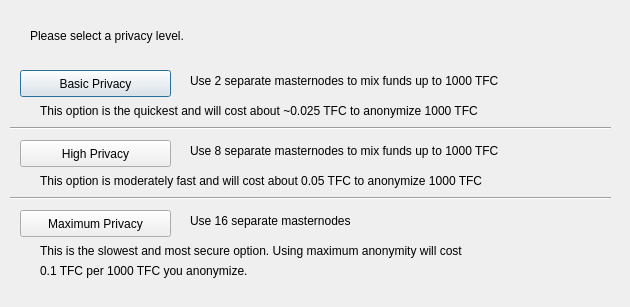
<?xml version="1.0" encoding="UTF-8"?>
<ui version="4.0">
 <class>DarksendConfig</class>
 <widget class="QDialog" name="DarksendConfig">
  <property name="geometry">
   <rect>
    <x>0</x>
    <y>0</y>
    <width>630</width>
    <height>307</height>
   </rect>
  </property>
  <property name="windowTitle">
   <string>Configure Darksend</string>
  </property>
  <widget class="QPushButton" name="buttonBasic">
   <property name="geometry">
    <rect>
     <x>20</x>
     <y>70</y>
     <width>151</width>
     <height>27</height>
    </rect>
   </property>
   <property name="text">
    <string>Basic Privacy</string>
   </property>
  </widget>
  <widget class="QPushButton" name="buttonHigh">
   <property name="geometry">
    <rect>
     <x>20</x>
     <y>140</y>
     <width>151</width>
     <height>27</height>
    </rect>
   </property>
   <property name="text">
    <string>High Privacy</string>
   </property>
  </widget>
  <widget class="QPushButton" name="buttonMax">
   <property name="geometry">
    <rect>
     <x>20</x>
     <y>210</y>
     <width>151</width>
     <height>27</height>
    </rect>
   </property>
   <property name="text">
    <string>Maximum Privacy</string>
   </property>
  </widget>
  <widget class="QLabel" name="label">
   <property name="geometry">
    <rect>
     <x>30</x>
     <y>20</y>
     <width>571</width>
     <height>31</height>
    </rect>
   </property>
   <property name="text">
    <string>Please select a privacy level.</string>
   </property>
  </widget>
  <widget class="QLabel" name="label_2">
   <property name="geometry">
    <rect>
     <x>190</x>
     <y>70</y>
     <width>421</width>
     <height>21</height>
    </rect>
   </property>
   <property name="text">
    <string>Use 2 separate masternodes to mix funds up to 1000 TFC</string>
   </property>
  </widget>
  <widget class="QLabel" name="label_3">
   <property name="geometry">
    <rect>
     <x>190</x>
     <y>140</y>
     <width>411</width>
     <height>21</height>
    </rect>
   </property>
   <property name="text">
    <string>Use 8 separate masternodes to mix funds up to 1000 TFC</string>
   </property>
  </widget>
  <widget class="QLabel" name="label_4">
   <property name="geometry">
    <rect>
     <x>190</x>
     <y>210</y>
     <width>421</width>
     <height>21</height>
    </rect>
   </property>
   <property name="text">
    <string>Use 16 separate masternodes</string>
   </property>
  </widget>
  <widget class="QLabel" name="label_6">
   <property name="geometry">
    <rect>
     <x>40</x>
     <y>100</y>
     <width>561</width>
     <height>21</height>
    </rect>
   </property>
   <property name="text">
    <string>This option is the quickest and will cost about ~0.025 TFC to anonymize 1000 TFC</string>
   </property>
  </widget>
  <widget class="QLabel" name="label_7">
   <property name="geometry">
    <rect>
     <x>40</x>
     <y>170</y>
     <width>561</width>
     <height>21</height>
    </rect>
   </property>
   <property name="text">
    <string>This option is moderately fast and will cost about 0.05 TFC to anonymize 1000 TFC</string>
   </property>
  </widget>
  <widget class="QLabel" name="label_8">
   <property name="geometry">
    <rect>
     <x>40</x>
     <y>240</y>
     <width>561</width>
     <height>21</height>
    </rect>
   </property>
   <property name="text">
    <string>This is the slowest and most secure option. Using maximum anonymity will cost</string>
   </property>
  </widget>
  <widget class="QLabel" name="label_9">
   <property name="geometry">
    <rect>
     <x>40</x>
     <y>260</y>
     <width>561</width>
     <height>21</height>
    </rect>
   </property>
   <property name="text">
    <string>0.1 TFC per 1000 TFC you anonymize.</string>
   </property>
  </widget>
  <widget class="Line" name="line">
   <property name="geometry">
    <rect>
     <x>10</x>
     <y>120</y>
     <width>601</width>
     <height>16</height>
    </rect>
   </property>
   <property name="orientation">
    <enum>Qt::Horizontal</enum>
   </property>
  </widget>
  <widget class="Line" name="line_2">
   <property name="geometry">
    <rect>
     <x>10</x>
     <y>190</y>
     <width>601</width>
     <height>16</height>
    </rect>
   </property>
   <property name="orientation">
    <enum>Qt::Horizontal</enum>
   </property>
  </widget>
 </widget>
 <resources/>
 <connections/>
</ui>
